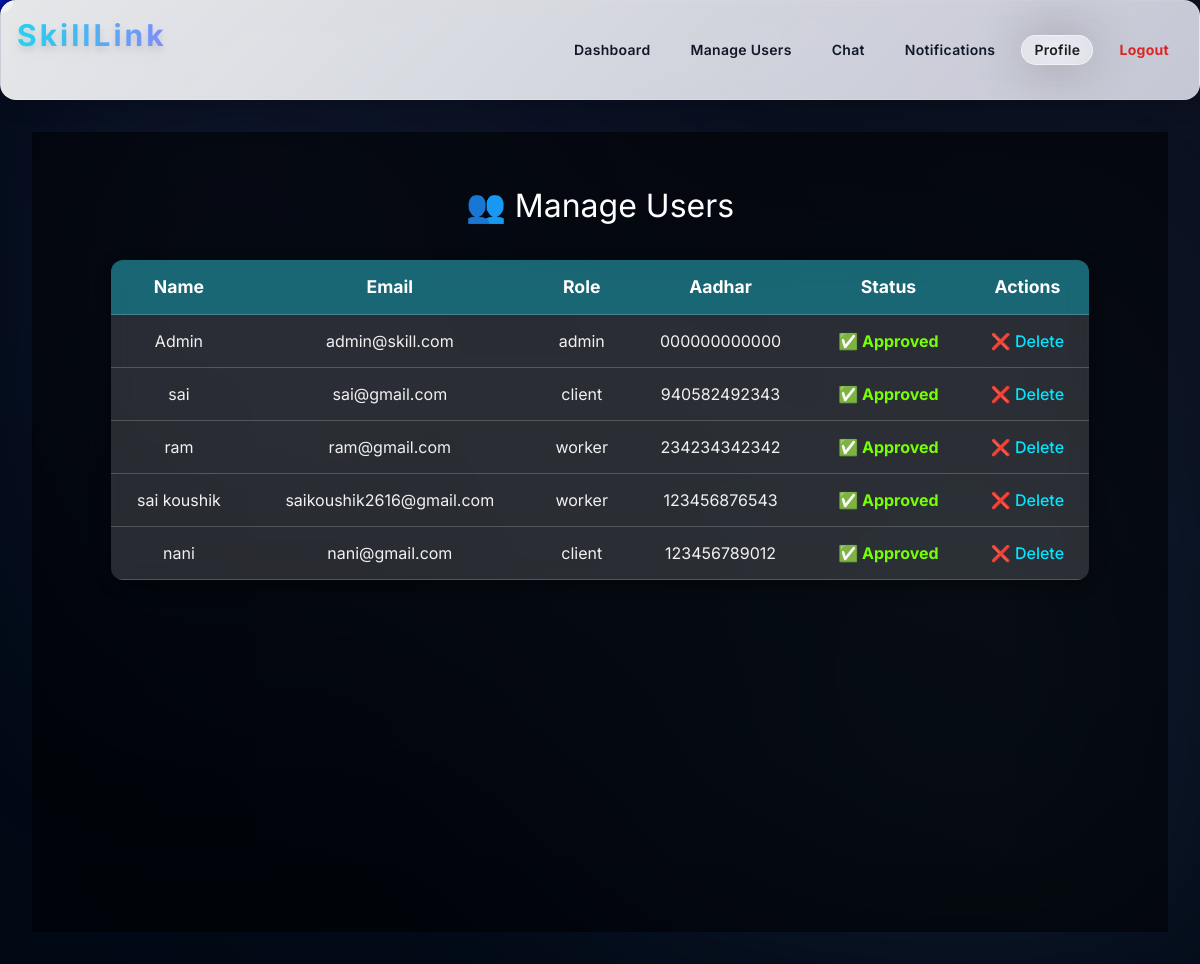
The app's page /admin/dashboard (signed in) with its own data.
### models.py (models this page shows, shortened)
class User(db.Model, UserMixin):
    __tablename__ = 'user'
    id = db.Column(db.Integer, primary_key=True)
    role = db.Column(db.String(20), nullable=False)  # client / worker / admin
    name = db.Column(db.String(100), nullable=False)
    email = db.Column(db.String(100), unique=True, nullable=False)
    password = db.Column(db.String(200), nullable=False)
    aadhar = db.Column(db.String(20), nullable=False)
    skills = db.Column(db.Text)
    is_approved = db.Column(db.Boolean, default=False)
    bio = db.Column(db.Text, default="")
    profile_image = db.Column(db.String(200), default="default.png")
    phone = db.Column(db.String(30), nullable=True)
    govt_id_image = db.Column(db.String(255), nullable=True)
    ratings_received = db.relationship("Rating", backref="recipient", foreign_keys="Rating.recipient_id", lazy="dynamic")
    ratings_given = db.relationship("Rating", backref="author", foreign_keys="Rating.author_id", lazy="dynamic")

### app.py (the view)
@app.route('/admin/dashboard')
@login_required
def admin_dashboard():
    if current_user.role != "admin":
        return redirect('/')   # prevent client/worker accessing admin panel
    users = User.query.all()   # show users on dashboard if needed
    return render_template('admin_dashboard.html', users=users)

### app.py (called while the page is built)
@login_manager.user_loader
def load_user(user_id):
    return User.query.get(int(user_id))

### templates/admin_dashboard.html (shortened to what this page needs)
{% extends "base.html" %}
{% block content %}
<video autoplay muted loop id="bgVideo">
  <source src="{{ url_for('static', filename='skilllink_bg.mp4') }}" type="video/mp4">
</video>
<div class="content-wrapper">
  <h2>👥 Manage Users</h2>
  <table>
      <tr>
          <th>Name</th>
          <th>Email</th>
          <th>Role</th>
          <th>Aadhar</th>
          <th>Status</th>
          <th>Actions</th>
      </tr>
      {% for u in users %}
      <tr>
          <td>{{ u.name }}</td>
          <td>{{ u.email }}</td>
          <td>{{ u.role }}</td>
          <td>{{ u.aadhar }}</td>
          <td>
              {% if u.is_approved %}
                  ✅ <span style="color:#76ff03;">Approved</span>
              {% else %}
                  ⏳ <span style="color:#ffeb3b;">Pending</span>
              {% endif %}
          </td>
          <td>
              <a href="{{ url_for('delete_user', user_id=u.id) }}"
                 onclick="return confirm('Are you sure you want to delete this user?')">
                 ❌ Delete
              </a>
          </td>
      </tr>
      {% endfor %}
  </table>
</div>
{% endblock %}

### templates/base.html (shortened to what this page needs)
<!DOCTYPE html>
<html lang="en">
<head>
  <script src="https://cdn.tailwindcss.com"></script>
</head>
<body>
  <main class="relative z-10">
    <nav class="sticky top-0 z-50 p-4 flex justify-between items-center mx-auto max-w-7xl border border-white/10">
  <h2 class="text-3xl font-bold tracking-widest text-transparent bg-clip-text bg-gradient-to-r from-cyan-400 to-indigo-400 drop-shadow-lg">
  </h2>
  <div class="flex items-center space-x-3 text-sm font-semibold">
    {% if current_user.is_authenticated %}
      {% if current_user.role == 'client' %}
        <a href="{{ url_for('client_dashboard') }}">Dashboard</a>
        <a href="{{ url_for('find_workers') }}">Find Workers</a>
      {% elif current_user.role == 'worker' %}
        <a href="{{ url_for('worker_dashboard') }}">Dashboard</a>
        <a href="{{ url_for('find_jobs') }}">Find Jobs</a>
      {% elif current_user.role == 'admin' %}
        <a href="{{ url_for('admin_dashboard') }}">Dashboard</a>
        <a href="{{ url_for('admin_users') }}">
          Manage Users
        </a>
      {% endif %}
      <a href="{{ url_for('chats') }}">Chat</a>
      <a href="{{ url_for('notifications') }}" class="relative">
        Notifications
      </a>
      <a href="{{ url_for('profile_view', user_id=current_user.id) }}" class="glass-card px-3 py-1 border border-white/10">Profile</a>
      <a href="{{ url_for('logout') }}" class="text-red-400 hover:text-red-600">Logout</a>
    {% else %}
      <a href="{{ url_for('index') }}" class="text-cyan-600 hover:text-cyan-500">Login</a>
      <a href="{{ url_for('register') }}" class="glass-card px-3 py-1 border border-white/10 hover:border-cyan-400 text-black hover:text-cyan-600">Register</a>
    {% endif %}
  </div>
</nav>
    <div class="p-6 sm:p-8 max-w-7xl mx-auto">
      {% block content %}{% endblock %}
    </div>
  </main>
</body>
</html>

### templates/base.html (style rules this page uses)
:root { --bg-dark: #0a0f1c; --glass-bg: rgba(255, 255, 255, 0.15); --glass-border: rgba(255, 255, 255, 0.25); --primary: #7dd3fc; --secondary: #818cf8; --accent: #f97316; --text: #e2e8f0; --text-dim: #94a3b8; }
body { background: radial-gradient(circle at top right, #0d1222 0%, #000814 100%); color: var(--text); font-family: 'Inter', sans-serif; overflow-x: hidden; min-height: 100vh; }
.glass-card { background: var(--glass-bg); backdrop-filter: blur(18px) saturate(200%); -webkit-backdrop-filter: blur(18px) saturate(200%); border: 1px solid var(--glass-border); border-radius: 1.25rem; box-shadow: 0 0 25px rgba(255,255,255,0.08), 0 0 50px rgba(0,0,0,0.3); transition: all 0.4s ease; }
nav { background: linear-gradient(135deg, rgba(255,255,255,0.9) 0%, rgba(245,245,255,0.8) 100%); backdrop-filter: blur(12px) saturate(180%); -webkit-backdrop-filter: blur(12px) saturate(180%); border-radius: 1rem; box-shadow: 0 0 25px rgba(0, 0, 0, 0.25); transition: all 0.3s ease; }
nav a { color: #111827; padding: 8px 14px; border-radius: 10px; font-weight: 600; letter-spacing: 0.3px; transition: 0.3s ease; }
nav .glass-card { background: rgba(255, 255, 255, 0.3); border: 1px solid rgba(255, 255, 255, 0.5); color: #1e1e1e !important; transition: 0.3s ease; }
nav .text-red-400 { color: #dc2626 !important; font-weight: 700; }

### templates/admin_dashboard.html (style rules this page uses)
#bgVideo { position: fixed; top: 0; left: 0; width: 100%; height: 100%; object-fit: cover; z-index: -1; }
.content-wrapper { background: rgba(0, 0, 0, 0.55); min-height: 100vh; padding: 50px 25px; color: #fff; }
h2 { text-align: center; font-size: 2rem; margin-bottom: 30px; color: #fff; }
table { width: 90%; margin: 0 auto; border-collapse: collapse; background: rgba(255, 255, 255, 0.15); backdrop-filter: blur(12px); border-radius: 12px; overflow: hidden; box-shadow: 0 4px 15px rgba(0,0,0,0.4); }
th, td { padding: 14px; text-align: center; border-bottom: 1px solid rgba(255,255,255,0.2); }
th { background: rgba(0, 188, 212, 0.4); color: #fff; font-size: 1.1rem; }
td { font-size: 1rem; color: #f1f1f1; }
a { color: #00e6ff; text-decoration: none; font-weight: 500; transition: color 0.3s ease; }
td:nth-child(5) { font-weight: bold; }

### records on screen
User: name "Admin", email "admin@skill.com", role "admin", aadhar "000000000000", is_approved "Approved"
User: name "sai", email "sai@gmail.com", role "client", aadhar "940582492343", is_approved "Approved"
User: name "ram", email "ram@gmail.com", role "worker", aadhar "234234342342", is_approved "Approved"
User: name "sai koushik", email "saikoushik2616@gmail.com", role "worker", aadhar "123456876543", is_approved "Approved"
User: name "nani", email "nani@gmail.com", role "client", aadhar "123456789012", is_approved "Approved"
